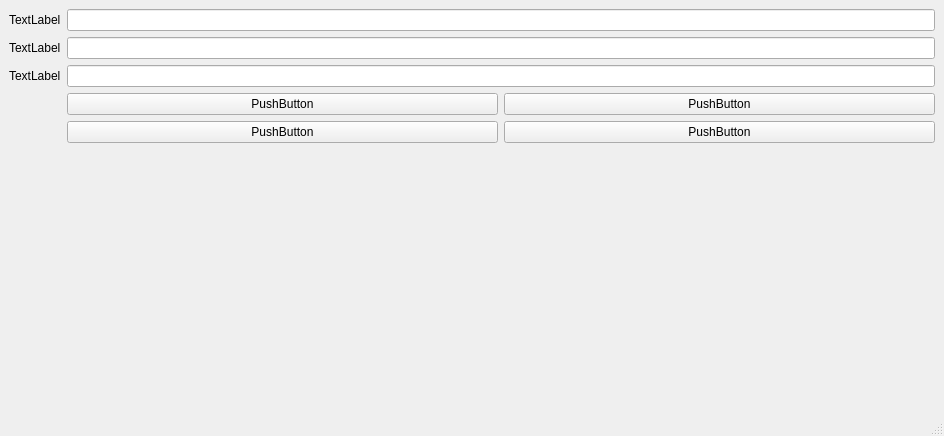
<?xml version="1.0" encoding="UTF-8"?>
<ui version="4.0">
 <class>LayoutsDemo</class>
 <widget class="QMainWindow" name="LayoutsDemo">
  <property name="geometry">
   <rect>
    <x>0</x>
    <y>0</y>
    <width>944</width>
    <height>436</height>
   </rect>
  </property>
  <property name="windowTitle">
   <string>LayoutsDemo</string>
  </property>
  <widget class="QWidget" name="centralwidget">
   <property name="sizePolicy">
    <sizepolicy hsizetype="Minimum" vsizetype="Minimum">
     <horstretch>0</horstretch>
     <verstretch>0</verstretch>
    </sizepolicy>
   </property>
   <layout class="QFormLayout" name="formLayout_2">
    <item row="0" column="0">
     <widget class="QLabel" name="label">
      <property name="sizePolicy">
       <sizepolicy hsizetype="Minimum" vsizetype="Minimum">
        <horstretch>0</horstretch>
        <verstretch>0</verstretch>
       </sizepolicy>
      </property>
      <property name="text">
       <string>TextLabel</string>
      </property>
     </widget>
    </item>
    <item row="0" column="1">
     <widget class="QLineEdit" name="lineEdit"/>
    </item>
    <item row="1" column="0">
     <widget class="QLabel" name="label_2">
      <property name="sizePolicy">
       <sizepolicy hsizetype="Minimum" vsizetype="Minimum">
        <horstretch>0</horstretch>
        <verstretch>0</verstretch>
       </sizepolicy>
      </property>
      <property name="text">
       <string>TextLabel</string>
      </property>
     </widget>
    </item>
    <item row="1" column="1">
     <widget class="QLineEdit" name="lineEdit_2"/>
    </item>
    <item row="2" column="0">
     <widget class="QLabel" name="label_3">
      <property name="text">
       <string>TextLabel</string>
      </property>
     </widget>
    </item>
    <item row="2" column="1">
     <widget class="QLineEdit" name="lineEdit_3"/>
    </item>
    <item row="3" column="1">
     <layout class="QGridLayout" name="gridLayout_6">
      <item row="0" column="0">
       <widget class="QPushButton" name="pushButton_2">
        <property name="sizePolicy">
         <sizepolicy hsizetype="Preferred" vsizetype="Preferred">
          <horstretch>0</horstretch>
          <verstretch>0</verstretch>
         </sizepolicy>
        </property>
        <property name="text">
         <string>PushButton</string>
        </property>
       </widget>
      </item>
      <item row="0" column="1">
       <widget class="QPushButton" name="pushButton">
        <property name="sizePolicy">
         <sizepolicy hsizetype="Preferred" vsizetype="Preferred">
          <horstretch>0</horstretch>
          <verstretch>0</verstretch>
         </sizepolicy>
        </property>
        <property name="text">
         <string>PushButton</string>
        </property>
       </widget>
      </item>
      <item row="1" column="0">
       <widget class="QPushButton" name="pushButton_3">
        <property name="sizePolicy">
         <sizepolicy hsizetype="Preferred" vsizetype="Preferred">
          <horstretch>0</horstretch>
          <verstretch>0</verstretch>
         </sizepolicy>
        </property>
        <property name="text">
         <string>PushButton</string>
        </property>
       </widget>
      </item>
      <item row="1" column="1">
       <widget class="QPushButton" name="pushButton_4">
        <property name="sizePolicy">
         <sizepolicy hsizetype="Preferred" vsizetype="Preferred">
          <horstretch>0</horstretch>
          <verstretch>0</verstretch>
         </sizepolicy>
        </property>
        <property name="text">
         <string>PushButton</string>
        </property>
       </widget>
      </item>
     </layout>
    </item>
   </layout>
  </widget>
  <widget class="QMenuBar" name="menubar">
   <property name="geometry">
    <rect>
     <x>0</x>
     <y>0</y>
     <width>944</width>
     <height>25</height>
    </rect>
   </property>
  </widget>
  <widget class="QStatusBar" name="statusbar"/>
 </widget>
 <resources/>
 <connections/>
</ui>
